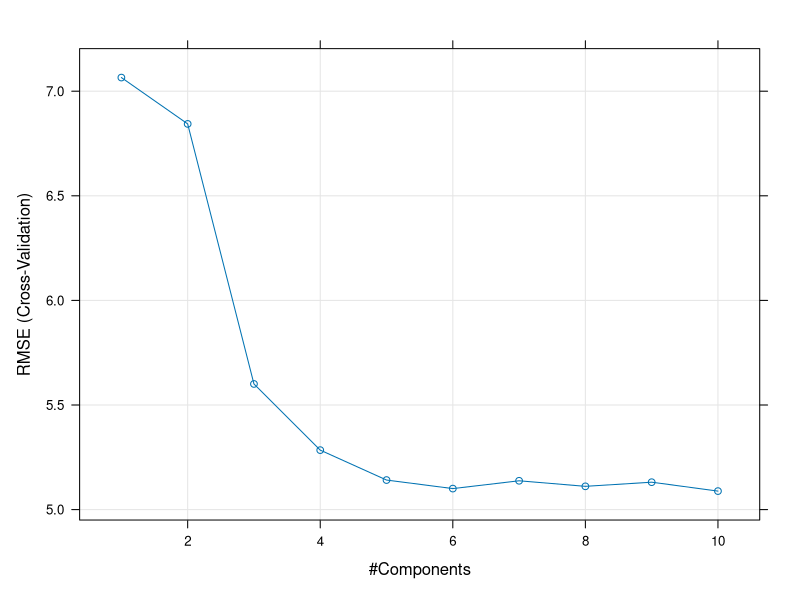
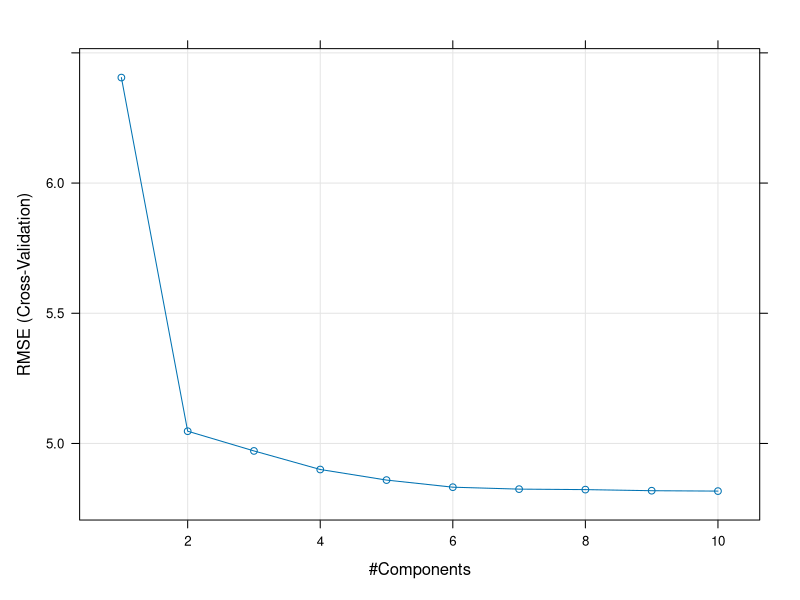

Source code (R) for these figures, in order:
library(tidyverse)
library(caret)
library(pls)

# Load the data
data("Boston", package = "MASS")
# Split the data into training and test set
set.seed(123)
training.samples <- Boston$medv %>%
  createDataPartition(p = 0.8, list = FALSE)
train.data  <- Boston[training.samples, ]
test.data <- Boston[-training.samples, ]	

####### Computing principal component regression #######
# Build the model on training set
set.seed(123)
model <- train(
  medv~., data = train.data, method = "pcr",
  scale = TRUE,
  trControl = trainControl("cv", number = 10),
  tuneLength = 10
  )
# Plot model RMSE vs different values of components
plot(model)
# Print the best tuning parameter ncomp that
# minimize the cross-validation error, RMSE
model$bestTune

# Summarize the final model
summary(model$finalModel)

# Make predictions
predictions <- model %>% predict(test.data)
# Model performance metrics
data.frame(
  RMSE = caret::RMSE(predictions, test.data$medv),
  Rsquare = caret::R2(predictions, test.data$medv)
)


####### Computing partial least squares #######
# Build the model on training set
set.seed(123)
model <- train(
  medv~., data = train.data, method = "pls",
  scale = TRUE,
  trControl = trainControl("cv", number = 10),
  tuneLength = 10
  )
# Plot model RMSE vs different values of components
plot(model)
# Print the best tuning parameter ncomp that
# minimize the cross-validation error, RMSE
model$bestTune

# Summarize the final model
summary(model$finalModel)

# Make predictions
predictions <- model %>% predict(test.data)
# Model performance metrics
data.frame(
  RMSE = caret::RMSE(predictions, test.data$medv),
  Rsquare = caret::R2(predictions, test.data$medv)
)
